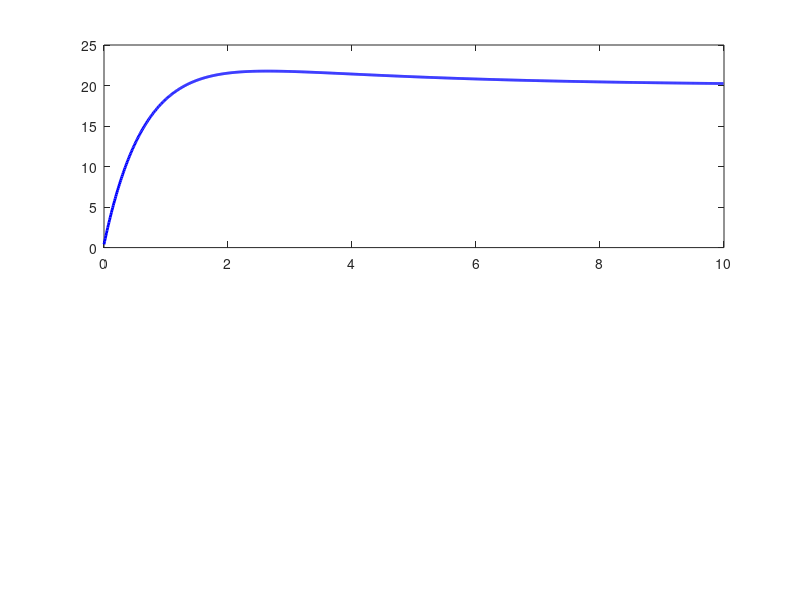

MATLAB code to generate this figure: (Note: this script raises an error after producing the figure.)
% Simple PID Controller for Speed Control
clear; clc;

% Simulation setup
dt = 0.01; T = 10; N = T / dt;
v_ref = 20;  % desired speed

% PID gains
Kp = 2; Ki = 0.5; Kd = 0.1;

% Initialization
v = 0; x = 0;
e_prev = v_ref - v;
e_int = 0;

% Log variables
time = zeros(1,N); vel = zeros(1,N); acc = zeros(1,N);

% Main loop
for k = 1:N
    t = (k-1)*dt;
    e = v_ref - v;
    e_int = e_int + e * dt;
    e_der = (e - e_prev) / dt;

    % PID formula
    u = Kp * e + Ki * e_int + Kd * e_der;

    % Update system
    v = v + u * dt;
    x = x + v * dt;

    % Log data
    time(k) = t; vel(k) = v; acc(k) = u;
    e_prev = e;
end

% Plotting
figure;
subplot(2,1,1);
plot(time, vel, 'b', 'LineWidth', 2); hold on;
yline(v_ref, '--r'); title('Speed vs Time'); xlabel('Time'); ylabel('Speed');

subplot(2,1,2);
plot(time, acc, 'm', 'LineWidth', 2);
title('Control Input (Acceleration)'); xlabel('Time'); ylabel('u(t)');
